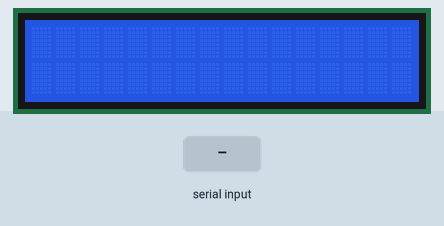
This sketch was run on a simulated Arduino Uno, built with avr-gcc and run on an emulated ATmega328P. On the bench: 16×2 character LCD. The inputs (shaded band) are chosen by the test bench. Storage starts empty; the audio player accepts every command and is not drawn; what the sketch prints to the serial monitor is not drawn.

Above: at 1.2 s.
1.3 s: "1" received over the second serial link
At 1.46 s:
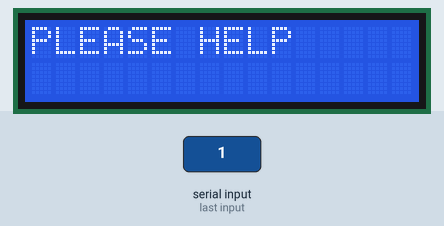
4.3 s: "3" received over the second serial link
At 4.5 s:
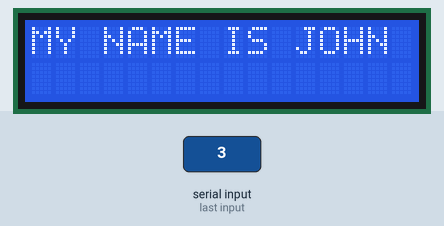
7.3 s: "6" received over the second serial link
At 7.56 s:
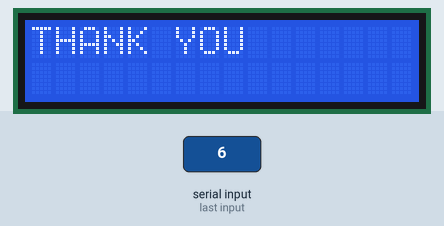
10.3 s: "5" received over the second serial link
At 10.76 s:
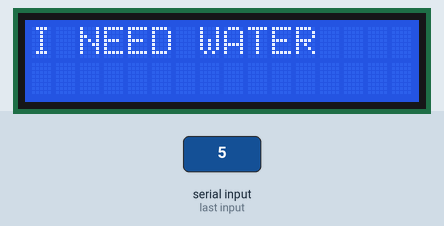
13.3 s: "2" received over the second serial link
At 13.86 s:
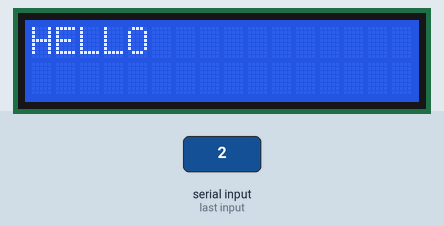
16.3 s: "4" received over the second serial link
At 17.0 s:
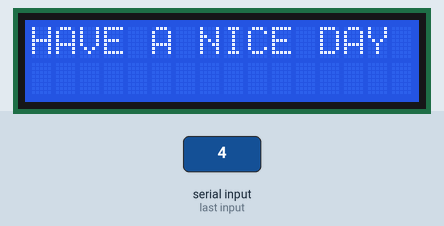

Measured:
- after the input at 1.3 s, the display: changes at once (image 1)
- after the input at 4.3 s, the display: changes at once (image 2)
- after the input at 7.3 s, the display: changes after 0.11 s (image 3)
- after the input at 10.3 s, the display: changes after 0.31 s (image 4)
- after the input at 13.3 s, the display: first differs from a run without the input after 0.41 s (image 5)
- after the input at 16.3 s, the display: first differs from a run without the input after 0.53 s (image 6)

The sketch:

Reciever_code.ino
```cpp
#include <SoftwareSerial.h>
#include <Wire.h>
#include <LiquidCrystal_I2C.h>
#include <SD.h> // need to include the SD library
#define SD_ChipSelectPin 4 //connect pin 4 of arduino to cs pin of sd card
#include <TMRpcm.h> //Arduino library for asynchronous playback of PCM/WAV files
#include <SPI.h> //  need to include the SPI library


LiquidCrystal_I2C lcd(0x27,16,2);
SoftwareSerial bt(10, 11); //  CONNECT BT RX PIN TO ARDUINO 11 PIN | CONNECT BT TX PIN TO ARDUINO 10 PIN
TMRpcm tmrpcm; // create an object for use in this sketch

int message=0;

void lcddisplay();


void setup() {

  Serial.begin(9600);
  bt.begin(9600);
  tmrpcm.speakerPin = 9; //5,6,11 or 46 on Mega, 9 on Uno, Nano, etc
  tmrpcm.setVolume(5);
  lcd.begin(16,2);//Defining 16 columns and 2 rows of lcd display
  lcd.backlight();//To Power ON the back light


  if (!SD.begin(SD_ChipSelectPin)) // returns 1 if the card is present
 {
  Serial.println("SD fail"); //for debug
  return;
 }

}


void  loop() {
  if(bt.available()>0){
   message=bt.read();
  }

   Serial.println(message);
   speaker(message);
   lcddisplay(message);


}


void lcddisplay(int b)
{
  lcd.setCursor(0,0); //Defining positon to write from first row,first column .

  switch(b){
  case 49:lcd.print("PLEASE HELP");
  Serial.println("message");
  delay(10);//You can write 16 Characters per line .
  break;
  case 50:lcd.print("HELLO");
  delay(10);
  break;
  case 51:lcd.print("MY NAME IS JOHN");
  delay(10);
  break;
  case 52:lcd.print("HAVE A NICE DAY");
  delay(10);
  break;
  case 53:lcd.print("I NEED WATER");
  delay(10);
  break;
  case 54:lcd.print("THANK YOU");
  delay(10);
  break;
  case 55:lcd.print("waiting for command...");
  delay(10);
  }

  lcd.clear();//Clean the screen
  //delay(100);

}

void speaker(int b){

  switch(b){
  case 49:tmrpcm.play("1.wav");
  break;

  case 50:tmrpcm.play("2.wav");
  break;

  case 51:tmrpcm.play("3.wav");
  break;

  case 52:tmrpcm.play("4.wav");
  break;

  case 53:tmrpcm.play("5.wav");
  break;

  case 54:tmrpcm.play("6.wav");
  break;

  case 55:tmrpcm.play("7.wav");
  break;

  }


 }
```
